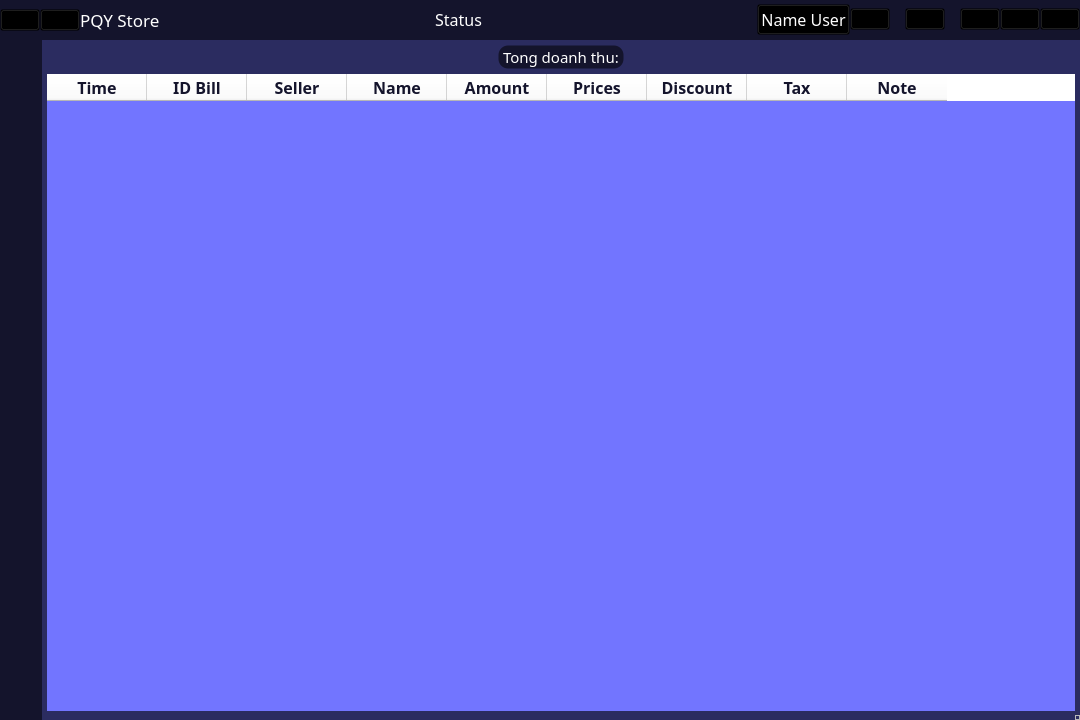
<?xml version="1.0" encoding="UTF-8"?>
<ui version="4.0">
 <class>MainWindow</class>
 <widget class="QMainWindow" name="MainWindow">
  <property name="geometry">
   <rect>
    <x>0</x>
    <y>0</y>
    <width>1080</width>
    <height>720</height>
   </rect>
  </property>
  <property name="windowTitle">
   <string>MainWindow</string>
  </property>
  <property name="styleSheet">
   <string notr="true">QTableWidget *{
	background-color: #fff;
	font: 12pt Comfortaa;
	font-weight: bold;
	color: #14142c;
}

QTableWidget::item {
	color:#000;
	border: 0px; 
	padding: 5px;
	font: 20pt Comfortaa;
}
#tableWidget{
	background-color: #7275ff;
}

#sum_price{
	color: #fff;
	font: 11pt Comfortaa;
	background-color: #14142c;
	border: 1px solid;
	border-radius: 10px;
	border-color: transparent;
}

*{}

#name_app{
	font: 13pt Comfortaa;
	color: #fff
}
#name_user, #status_title{
	color: #fff;
	font: 12pt Comfortaa;
}

#title_bar QPushButton{
	background-color: transparent;
}
#title_bar{
	background-color: #14142c;
}
#centralwidget{
	background-color: #2b2c60
}
#left_menu{
	background-color: #14142c;
}
#left_menu QPushButton {
	min-width: 40px;
	min-height: 40px;
	border: 1px solid;
	border-color: transparent;
	background-color: transparent;
}
#left_menu QPushButton:hover {
	background-color: #252552;
	border-top-color: #6969ea;
	border-bottom-color: #6969ea;
}
QToolTip {
	color: #fff;
	font: 10pt Comfortaa;
	background-color: rgba(100, 100, 100, 100);
	border: 1px solid;
	border-radius: 7px;
	border-color: #fff;
}</string>
  </property>
  <widget class="QWidget" name="centralwidget">
   <layout class="QVBoxLayout" name="verticalLayout">
    <property name="spacing">
     <number>0</number>
    </property>
    <property name="leftMargin">
     <number>0</number>
    </property>
    <property name="topMargin">
     <number>0</number>
    </property>
    <property name="rightMargin">
     <number>0</number>
    </property>
    <property name="bottomMargin">
     <number>0</number>
    </property>
    <item alignment="Qt::AlignTop">
     <widget class="QWidget" name="title_bar" native="true">
      <property name="minimumSize">
       <size>
        <width>0</width>
        <height>40</height>
       </size>
      </property>
      <layout class="QHBoxLayout" name="horizontalLayout">
       <property name="spacing">
        <number>0</number>
       </property>
       <property name="leftMargin">
        <number>0</number>
       </property>
       <property name="topMargin">
        <number>0</number>
       </property>
       <property name="rightMargin">
        <number>0</number>
       </property>
       <property name="bottomMargin">
        <number>0</number>
       </property>
       <item alignment="Qt::AlignLeft|Qt::AlignVCenter">
        <widget class="QWidget" name="logo" native="true">
         <property name="toolTip">
          <string>Built &amp; developed by PQY Team</string>
         </property>
         <layout class="QHBoxLayout" name="horizontalLayout_3">
          <property name="spacing">
           <number>0</number>
          </property>
          <property name="leftMargin">
           <number>0</number>
          </property>
          <property name="topMargin">
           <number>0</number>
          </property>
          <property name="rightMargin">
           <number>0</number>
          </property>
          <property name="bottomMargin">
           <number>0</number>
          </property>
          <item>
           <widget class="QPushButton" name="left_menu_btn">
            <property name="minimumSize">
             <size>
              <width>40</width>
              <height>0</height>
             </size>
            </property>
            <property name="toolTip">
             <string>Menu</string>
            </property>
            <property name="text">
             <string/>
            </property>
            <property name="icon">
             <iconset>
              <normaloff>../icons/menu-white.svg</normaloff>../icons/menu-white.svg</iconset>
            </property>
            <property name="iconSize">
             <size>
              <width>30</width>
              <height>30</height>
             </size>
            </property>
            <property name="shortcut">
             <string>Ctrl+Tab</string>
            </property>
           </widget>
          </item>
          <item alignment="Qt::AlignLeft|Qt::AlignVCenter">
           <widget class="QPushButton" name="logo_app">
            <property name="text">
             <string/>
            </property>
            <property name="icon">
             <iconset>
              <normaloff>../Image/logo.ico</normaloff>../Image/logo.ico</iconset>
            </property>
            <property name="iconSize">
             <size>
              <width>32</width>
              <height>32</height>
             </size>
            </property>
           </widget>
          </item>
          <item alignment="Qt::AlignLeft|Qt::AlignVCenter">
           <widget class="QLabel" name="name_app">
            <property name="text">
             <string>PQY Store</string>
            </property>
           </widget>
          </item>
         </layout>
         <zorder>logo_app</zorder>
         <zorder>name_app</zorder>
         <zorder>left_menu_btn</zorder>
        </widget>
       </item>
       <item alignment="Qt::AlignVCenter">
        <widget class="QWidget" name="widget_status" native="true">
         <property name="sizePolicy">
          <sizepolicy hsizetype="Expanding" vsizetype="Preferred">
           <horstretch>0</horstretch>
           <verstretch>0</verstretch>
          </sizepolicy>
         </property>
         <layout class="QVBoxLayout" name="verticalLayout_2">
          <property name="spacing">
           <number>0</number>
          </property>
          <property name="leftMargin">
           <number>0</number>
          </property>
          <property name="topMargin">
           <number>0</number>
          </property>
          <property name="rightMargin">
           <number>0</number>
          </property>
          <property name="bottomMargin">
           <number>0</number>
          </property>
          <item>
           <widget class="QLabel" name="status_title">
            <property name="sizePolicy">
             <sizepolicy hsizetype="Preferred" vsizetype="Preferred">
              <horstretch>0</horstretch>
              <verstretch>0</verstretch>
             </sizepolicy>
            </property>
            <property name="text">
             <string>Status</string>
            </property>
            <property name="alignment">
             <set>Qt::AlignCenter</set>
            </property>
           </widget>
          </item>
         </layout>
        </widget>
       </item>
       <item alignment="Qt::AlignRight|Qt::AlignVCenter">
        <widget class="QWidget" name="widget_profile" native="true">
         <layout class="QHBoxLayout" name="horizontalLayout_2">
          <property name="spacing">
           <number>0</number>
          </property>
          <property name="leftMargin">
           <number>0</number>
          </property>
          <property name="topMargin">
           <number>0</number>
          </property>
          <property name="rightMargin">
           <number>0</number>
          </property>
          <property name="bottomMargin">
           <number>0</number>
          </property>
          <item>
           <widget class="QPushButton" name="name_user">
            <property name="toolTip">
             <string>Profile</string>
            </property>
            <property name="layoutDirection">
             <enum>Qt::RightToLeft</enum>
            </property>
            <property name="text">
             <string>Name User</string>
            </property>
            <property name="icon">
             <iconset>
              <normaloff>../icons/user-white.svg</normaloff>../icons/user-white.svg</iconset>
            </property>
            <property name="iconSize">
             <size>
              <width>30</width>
              <height>30</height>
             </size>
            </property>
           </widget>
          </item>
          <item>
           <widget class="QPushButton" name="log_out">
            <property name="toolTip">
             <string>Log out</string>
            </property>
            <property name="text">
             <string/>
            </property>
            <property name="icon">
             <iconset>
              <normaloff>../icons/log-out-white.svg</normaloff>../icons/log-out-white.svg</iconset>
            </property>
            <property name="iconSize">
             <size>
              <width>30</width>
              <height>26</height>
             </size>
            </property>
           </widget>
          </item>
          <item>
           <widget class="QLabel" name="label">
            <property name="minimumSize">
             <size>
              <width>15</width>
              <height>0</height>
             </size>
            </property>
            <property name="text">
             <string/>
            </property>
           </widget>
          </item>
          <item>
           <widget class="QPushButton" name="return_home">
            <property name="toolTip">
             <string>Home</string>
            </property>
            <property name="text">
             <string/>
            </property>
            <property name="icon">
             <iconset>
              <normaloff>../icons/home-white.svg</normaloff>../icons/home-white.svg</iconset>
            </property>
            <property name="iconSize">
             <size>
              <width>40</width>
              <height>26</height>
             </size>
            </property>
           </widget>
          </item>
          <item>
           <widget class="QLabel" name="label_2">
            <property name="minimumSize">
             <size>
              <width>15</width>
              <height>0</height>
             </size>
            </property>
            <property name="text">
             <string/>
            </property>
           </widget>
          </item>
          <item>
           <widget class="QPushButton" name="minimize_btn">
            <property name="toolTip">
             <string>Minimize</string>
            </property>
            <property name="statusTip">
             <string extracomment="Minimize"/>
            </property>
            <property name="accessibleDescription">
             <string/>
            </property>
            <property name="text">
             <string/>
            </property>
            <property name="icon">
             <iconset>
              <normaloff>../icons/minus-white.svg</normaloff>../icons/minus-white.svg</iconset>
            </property>
            <property name="iconSize">
             <size>
              <width>30</width>
              <height>25</height>
             </size>
            </property>
           </widget>
          </item>
          <item>
           <widget class="QPushButton" name="maximize_btn">
            <property name="toolTip">
             <string>Maximize</string>
            </property>
            <property name="text">
             <string/>
            </property>
            <property name="icon">
             <iconset>
              <normaloff>../icons/square-white.svg</normaloff>../icons/square-white.svg</iconset>
            </property>
            <property name="iconSize">
             <size>
              <width>30</width>
              <height>22</height>
             </size>
            </property>
           </widget>
          </item>
          <item>
           <widget class="QPushButton" name="close_btn">
            <property name="toolTip">
             <string>Close</string>
            </property>
            <property name="text">
             <string/>
            </property>
            <property name="icon">
             <iconset>
              <normaloff>../icons/x-white.svg</normaloff>../icons/x-white.svg</iconset>
            </property>
            <property name="iconSize">
             <size>
              <width>30</width>
              <height>25</height>
             </size>
            </property>
           </widget>
          </item>
         </layout>
        </widget>
       </item>
      </layout>
     </widget>
    </item>
    <item>
     <widget class="QWidget" name="screen_app" native="true">
      <property name="sizePolicy">
       <sizepolicy hsizetype="Expanding" vsizetype="Expanding">
        <horstretch>0</horstretch>
        <verstretch>0</verstretch>
       </sizepolicy>
      </property>
      <layout class="QHBoxLayout" name="horizontalLayout_6">
       <property name="spacing">
        <number>0</number>
       </property>
       <property name="leftMargin">
        <number>0</number>
       </property>
       <property name="topMargin">
        <number>0</number>
       </property>
       <property name="rightMargin">
        <number>0</number>
       </property>
       <property name="bottomMargin">
        <number>0</number>
       </property>
       <item>
        <widget class="QWidget" name="left_menu" native="true">
         <property name="styleSheet">
          <string notr="true"/>
         </property>
         <layout class="QVBoxLayout" name="verticalLayout_3">
          <property name="spacing">
           <number>0</number>
          </property>
          <property name="leftMargin">
           <number>0</number>
          </property>
          <property name="topMargin">
           <number>5</number>
          </property>
          <property name="rightMargin">
           <number>0</number>
          </property>
          <property name="bottomMargin">
           <number>10</number>
          </property>
          <item>
           <widget class="QPushButton" name="sell_button">
            <property name="sizePolicy">
             <sizepolicy hsizetype="Preferred" vsizetype="Preferred">
              <horstretch>0</horstretch>
              <verstretch>0</verstretch>
             </sizepolicy>
            </property>
            <property name="cursor">
             <cursorShape>PointingHandCursor</cursorShape>
            </property>
            <property name="toolTip">
             <string>Sell</string>
            </property>
            <property name="layoutDirection">
             <enum>Qt::LeftToRight</enum>
            </property>
            <property name="text">
             <string/>
            </property>
            <property name="icon">
             <iconset>
              <normaloff>../icons/shopping-cart-white.svg</normaloff>../icons/shopping-cart-white.svg</iconset>
            </property>
            <property name="iconSize">
             <size>
              <width>30</width>
              <height>30</height>
             </size>
            </property>
           </widget>
          </item>
          <item>
           <widget class="QPushButton" name="shift_summary_btn">
            <property name="sizePolicy">
             <sizepolicy hsizetype="Minimum" vsizetype="Minimum">
              <horstretch>0</horstretch>
              <verstretch>0</verstretch>
             </sizepolicy>
            </property>
            <property name="cursor">
             <cursorShape>PointingHandCursor</cursorShape>
            </property>
            <property name="toolTip">
             <string>Shift Work</string>
            </property>
            <property name="layoutDirection">
             <enum>Qt::LeftToRight</enum>
            </property>
            <property name="text">
             <string/>
            </property>
            <property name="icon">
             <iconset>
              <normaloff>../icons/fast-forward-white.svg</normaloff>../icons/fast-forward-white.svg</iconset>
            </property>
            <property name="iconSize">
             <size>
              <width>30</width>
              <height>30</height>
             </size>
            </property>
           </widget>
          </item>
          <item>
           <widget class="QPushButton" name="view_stock_btn">
            <property name="sizePolicy">
             <sizepolicy hsizetype="Minimum" vsizetype="Minimum">
              <horstretch>0</horstretch>
              <verstretch>0</verstretch>
             </sizepolicy>
            </property>
            <property name="cursor">
             <cursorShape>PointingHandCursor</cursorShape>
            </property>
            <property name="toolTip">
             <string>Warehouse</string>
            </property>
            <property name="layoutDirection">
             <enum>Qt::RightToLeft</enum>
            </property>
            <property name="text">
             <string/>
            </property>
            <property name="icon">
             <iconset>
              <normaloff>../icons/package-white.svg</normaloff>../icons/package-white.svg</iconset>
            </property>
            <property name="iconSize">
             <size>
              <width>30</width>
              <height>30</height>
             </size>
            </property>
           </widget>
          </item>
          <item>
           <widget class="QPushButton" name="view_history_btn">
            <property name="sizePolicy">
             <sizepolicy hsizetype="Minimum" vsizetype="Minimum">
              <horstretch>0</horstretch>
              <verstretch>0</verstretch>
             </sizepolicy>
            </property>
            <property name="cursor">
             <cursorShape>PointingHandCursor</cursorShape>
            </property>
            <property name="toolTip">
             <string>History</string>
            </property>
            <property name="layoutDirection">
             <enum>Qt::RightToLeft</enum>
            </property>
            <property name="text">
             <string/>
            </property>
            <property name="icon">
             <iconset>
              <normaloff>../icons/book-white.svg</normaloff>../icons/book-white.svg</iconset>
            </property>
            <property name="iconSize">
             <size>
              <width>30</width>
              <height>30</height>
             </size>
            </property>
           </widget>
          </item>
          <item>
           <widget class="QPushButton" name="import_export_btn">
            <property name="sizePolicy">
             <sizepolicy hsizetype="Minimum" vsizetype="Minimum">
              <horstretch>0</horstretch>
              <verstretch>0</verstretch>
             </sizepolicy>
            </property>
            <property name="cursor">
             <cursorShape>PointingHandCursor</cursorShape>
            </property>
            <property name="toolTip">
             <string>Import - Export</string>
            </property>
            <property name="text">
             <string/>
            </property>
            <property name="icon">
             <iconset>
              <normaloff>../icons/truck-white.svg</normaloff>../icons/truck-white.svg</iconset>
            </property>
            <property name="iconSize">
             <size>
              <width>30</width>
              <height>30</height>
             </size>
            </property>
           </widget>
          </item>
          <item>
           <widget class="QPushButton" name="signup">
            <property name="sizePolicy">
             <sizepolicy hsizetype="Minimum" vsizetype="Minimum">
              <horstretch>0</horstretch>
              <verstretch>0</verstretch>
             </sizepolicy>
            </property>
            <property name="cursor">
             <cursorShape>PointingHandCursor</cursorShape>
            </property>
            <property name="toolTip">
             <string>Add  member</string>
            </property>
            <property name="layoutDirection">
             <enum>Qt::RightToLeft</enum>
            </property>
            <property name="text">
             <string/>
            </property>
            <property name="icon">
             <iconset>
              <normaloff>../icons/user-plus-white.svg</normaloff>../icons/user-plus-white.svg</iconset>
            </property>
            <property name="iconSize">
             <size>
              <width>30</width>
              <height>30</height>
             </size>
            </property>
           </widget>
          </item>
          <item>
           <spacer name="verticalSpacer">
            <property name="orientation">
             <enum>Qt::Vertical</enum>
            </property>
            <property name="sizeHint" stdset="0">
             <size>
              <width>20</width>
              <height>40</height>
             </size>
            </property>
           </spacer>
          </item>
          <item>
           <widget class="QPushButton" name="close_left_menu">
            <property name="toolTip">
             <string>Close menu</string>
            </property>
            <property name="text">
             <string/>
            </property>
            <property name="icon">
             <iconset>
              <normaloff>../icons/x-circle-white.svg</normaloff>../icons/x-circle-white.svg</iconset>
            </property>
            <property name="iconSize">
             <size>
              <width>30</width>
              <height>30</height>
             </size>
            </property>
            <property name="shortcut">
             <string>Ctrl+Tab</string>
            </property>
           </widget>
          </item>
          <item>
           <widget class="QPushButton" name="help_btn">
            <property name="toolTip">
             <string>Help</string>
            </property>
            <property name="text">
             <string/>
            </property>
            <property name="icon">
             <iconset>
              <normaloff>../icons/help-circle-white.svg</normaloff>../icons/help-circle-white.svg</iconset>
            </property>
            <property name="iconSize">
             <size>
              <width>30</width>
              <height>30</height>
             </size>
            </property>
           </widget>
          </item>
          <item>
           <widget class="QPushButton" name="info_btn">
            <property name="toolTip">
             <string>Info</string>
            </property>
            <property name="text">
             <string/>
            </property>
            <property name="icon">
             <iconset>
              <normaloff>../icons/alert-circle-white.svg</normaloff>../icons/alert-circle-white.svg</iconset>
            </property>
            <property name="iconSize">
             <size>
              <width>30</width>
              <height>30</height>
             </size>
            </property>
           </widget>
          </item>
          <item>
           <widget class="QPushButton" name="contact_btn">
            <property name="toolTip">
             <string>Contact</string>
            </property>
            <property name="text">
             <string/>
            </property>
            <property name="icon">
             <iconset>
              <normaloff>../icons/phone-call-white.svg</normaloff>../icons/phone-call-white.svg</iconset>
            </property>
            <property name="iconSize">
             <size>
              <width>30</width>
              <height>30</height>
             </size>
            </property>
           </widget>
          </item>
          <item>
           <widget class="QPushButton" name="setting_btn">
            <property name="toolTip">
             <string>Setting</string>
            </property>
            <property name="text">
             <string/>
            </property>
            <property name="icon">
             <iconset>
              <normaloff>../icons/settings-white.svg</normaloff>../icons/settings-white.svg</iconset>
            </property>
            <property name="iconSize">
             <size>
              <width>30</width>
              <height>30</height>
             </size>
            </property>
           </widget>
          </item>
         </layout>
        </widget>
       </item>
       <item>
        <widget class="QWidget" name="main_screen" native="true">
         <property name="sizePolicy">
          <sizepolicy hsizetype="Expanding" vsizetype="Expanding">
           <horstretch>0</horstretch>
           <verstretch>0</verstretch>
          </sizepolicy>
         </property>
         <layout class="QVBoxLayout" name="verticalLayout_4">
          <property name="spacing">
           <number>5</number>
          </property>
          <property name="leftMargin">
           <number>5</number>
          </property>
          <property name="topMargin">
           <number>5</number>
          </property>
          <property name="rightMargin">
           <number>0</number>
          </property>
          <property name="bottomMargin">
           <number>0</number>
          </property>
          <item>
           <widget class="QWidget" name="widget" native="true">
            <layout class="QHBoxLayout" name="horizontalLayout_4">
             <property name="spacing">
              <number>0</number>
             </property>
             <property name="leftMargin">
              <number>0</number>
             </property>
             <property name="topMargin">
              <number>0</number>
             </property>
             <property name="rightMargin">
              <number>0</number>
             </property>
             <property name="bottomMargin">
              <number>0</number>
             </property>
             <item alignment="Qt::AlignHCenter">
              <widget class="QLabel" name="sum_price">
               <property name="text">
                <string>Tong doanh thu:</string>
               </property>
              </widget>
             </item>
            </layout>
           </widget>
          </item>
          <item>
           <widget class="QWidget" name="widget_2" native="true">
            <layout class="QHBoxLayout" name="horizontalLayout_5">
             <property name="spacing">
              <number>0</number>
             </property>
             <property name="leftMargin">
              <number>0</number>
             </property>
             <property name="topMargin">
              <number>0</number>
             </property>
             <property name="rightMargin">
              <number>0</number>
             </property>
             <item>
              <widget class="QTableWidget" name="tableWidget">
               <property name="font">
                <font>
                 <pointsize>15</pointsize>
                </font>
               </property>
               <property name="styleSheet">
                <string notr="true"/>
               </property>
               <property name="frameShape">
                <enum>QFrame::NoFrame</enum>
               </property>
               <property name="editTriggers">
                <set>QAbstractItemView::DoubleClicked</set>
               </property>
               <property name="gridStyle">
                <enum>Qt::DashLine</enum>
               </property>
               <column>
                <property name="text">
                 <string>Time</string>
                </property>
               </column>
               <column>
                <property name="text">
                 <string>ID Bill</string>
                </property>
               </column>
               <column>
                <property name="text">
                 <string>Seller</string>
                </property>
               </column>
               <column>
                <property name="text">
                 <string>Name</string>
                </property>
               </column>
               <column>
                <property name="text">
                 <string>Amount</string>
                </property>
               </column>
               <column>
                <property name="text">
                 <string>Prices</string>
                </property>
               </column>
               <column>
                <property name="text">
                 <string>Discount</string>
                </property>
               </column>
               <column>
                <property name="text">
                 <string>Tax</string>
                </property>
               </column>
               <column>
                <property name="text">
                 <string>Note</string>
                </property>
               </column>
              </widget>
             </item>
            </layout>
           </widget>
          </item>
         </layout>
        </widget>
       </item>
       <item alignment="Qt::AlignRight|Qt::AlignBottom">
        <widget class="QFrame" name="size_grip">
         <property name="sizePolicy">
          <sizepolicy hsizetype="Minimum" vsizetype="Minimum">
           <horstretch>0</horstretch>
           <verstretch>0</verstretch>
          </sizepolicy>
         </property>
         <property name="minimumSize">
          <size>
           <width>5</width>
           <height>5</height>
          </size>
         </property>
         <property name="frameShape">
          <enum>QFrame::StyledPanel</enum>
         </property>
         <property name="frameShadow">
          <enum>QFrame::Raised</enum>
         </property>
        </widget>
       </item>
      </layout>
     </widget>
    </item>
   </layout>
  </widget>
 </widget>
 <resources/>
 <connections/>
</ui>
